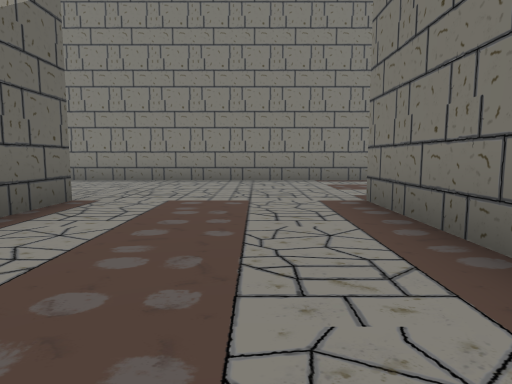
[1] (above)

24 first-person views from a walk through a scene from a Unity 3-D project. The camera is 0.59 m above the floor, tilts 6° down and sees 75° across. The floor is counted in squares, 1 m on a side. Each view is taken from the middle of a square. On the plan, view 1 faces up. The plan holds only what a view shows up to about 9 squares ahead; the rest is blank. The place goes on beyond the plan.

[2]
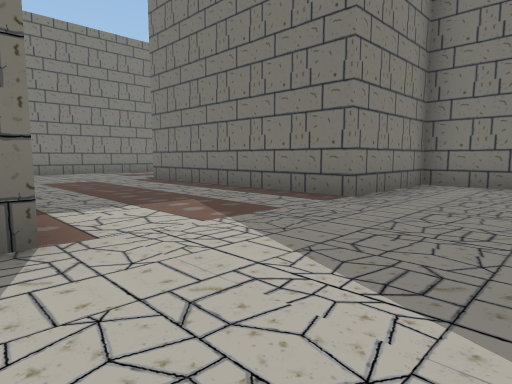

[3]
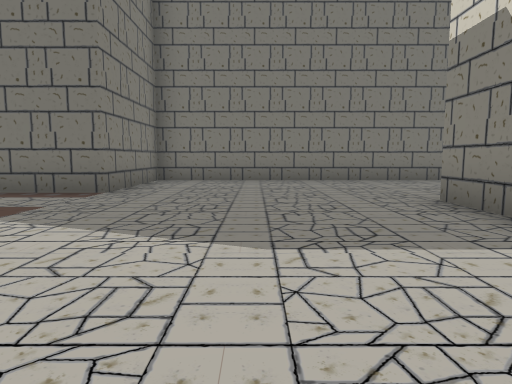

[4]
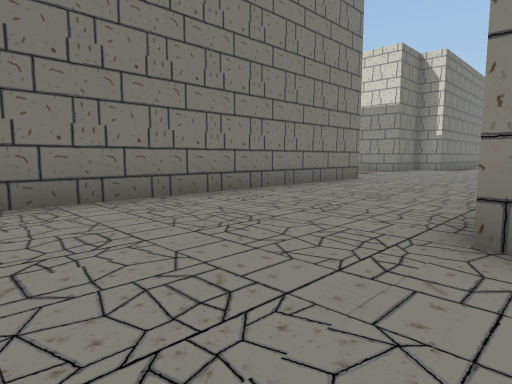

[5]
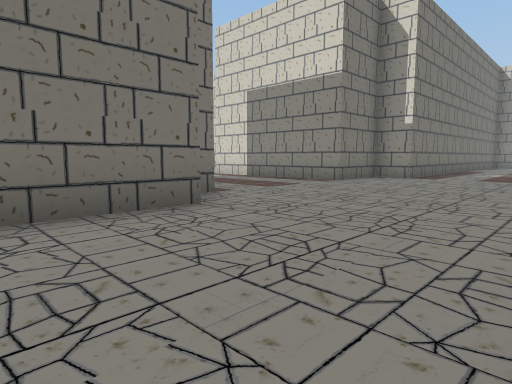

[6]
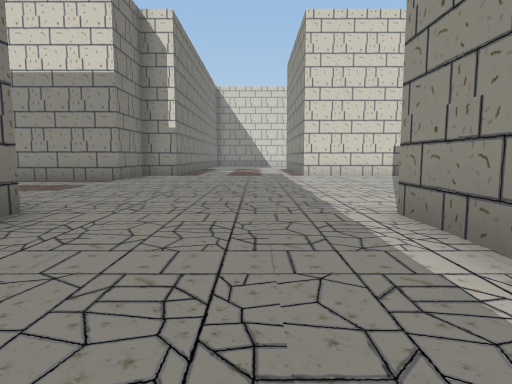

[7]
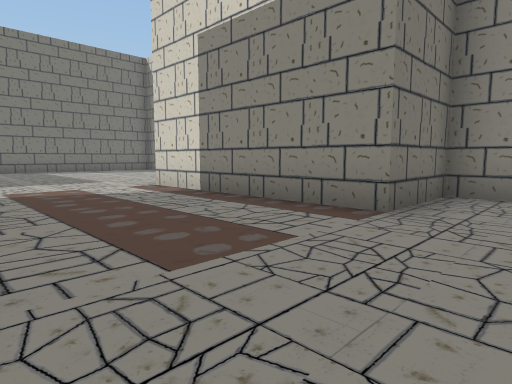

[8]
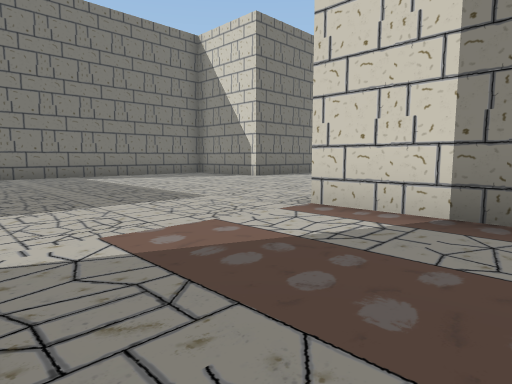

[9]
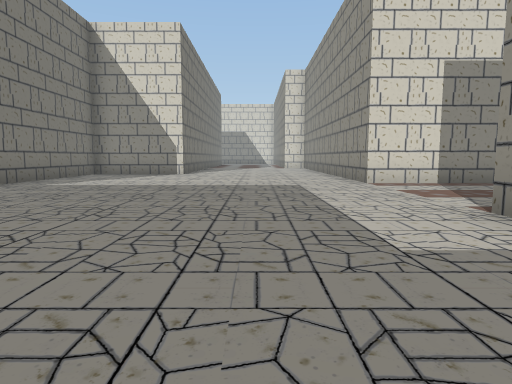

[10]
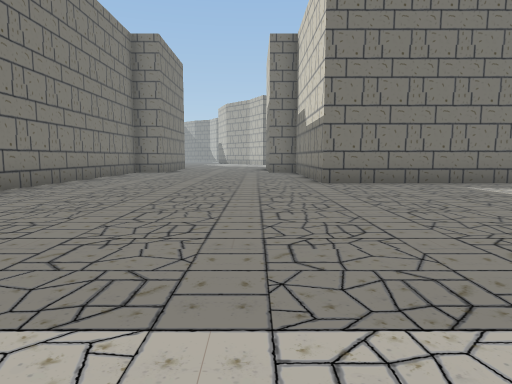

[11]
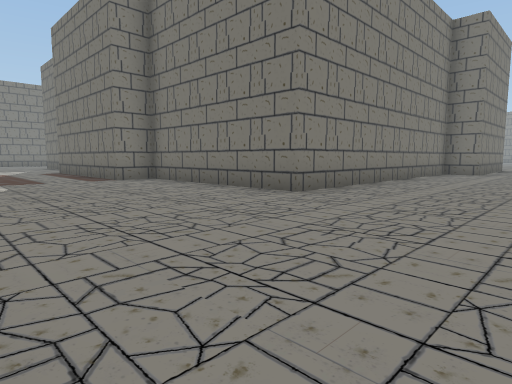

[12]
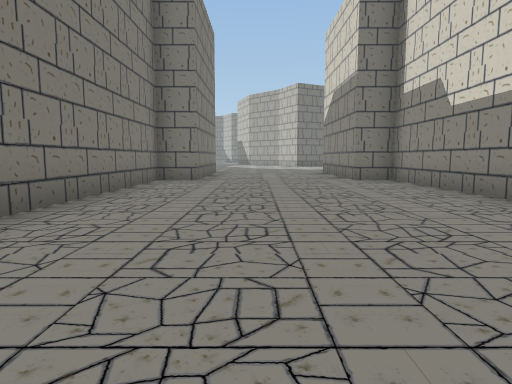

[13]
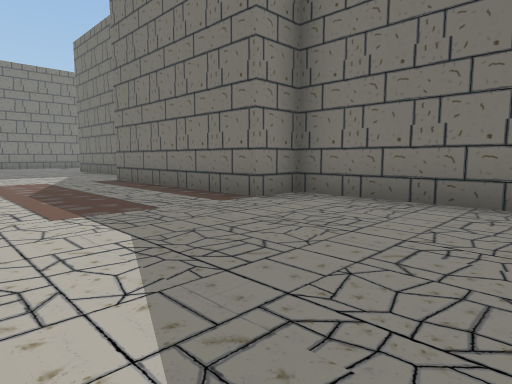

[14]
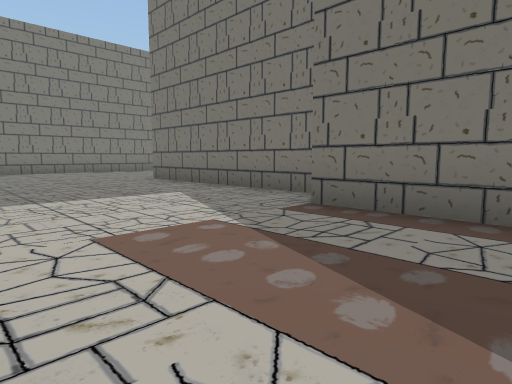

[15]
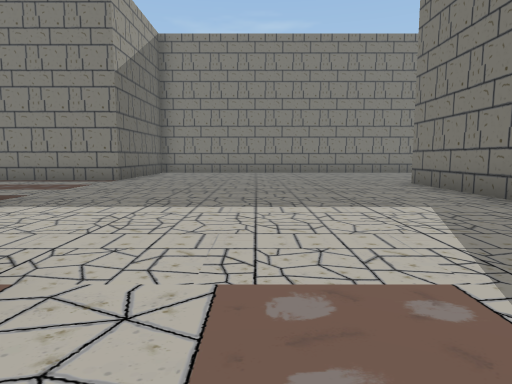

[16]
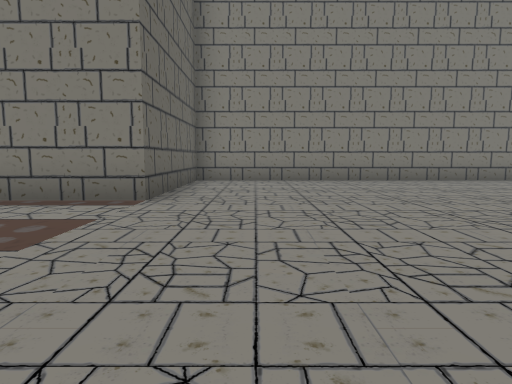

[17]
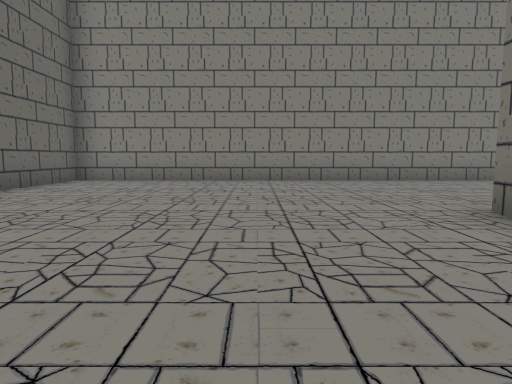

[18]
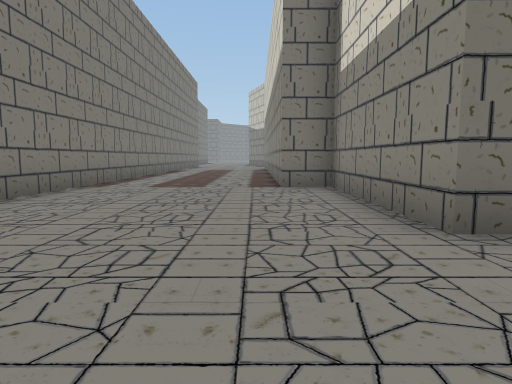

[19]
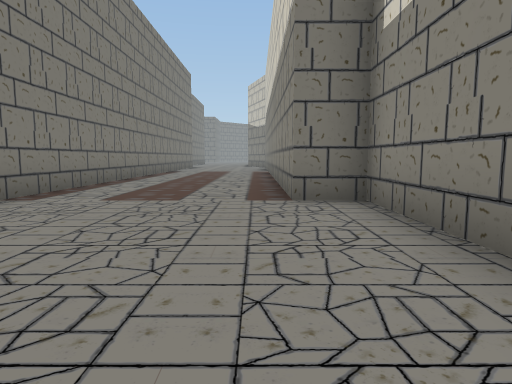

[20]
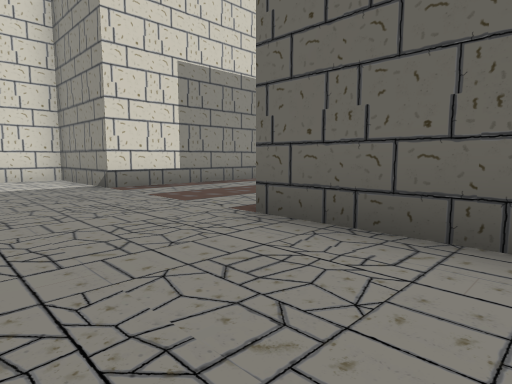

[21]
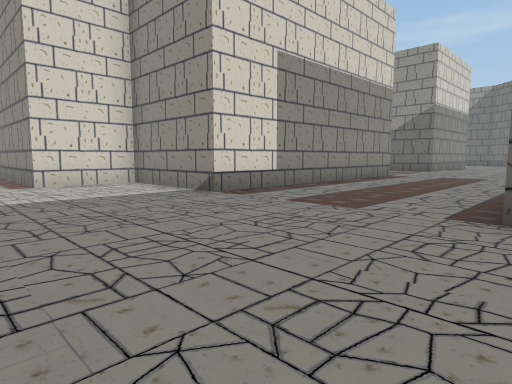

[22]
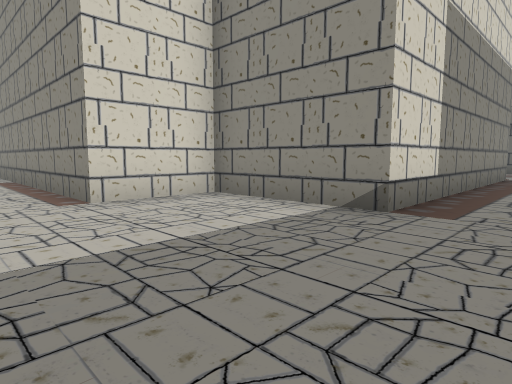

[23]
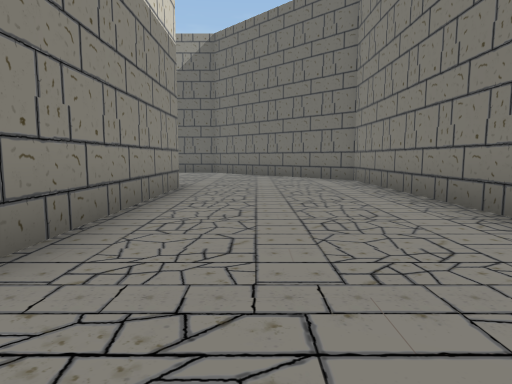

[24]
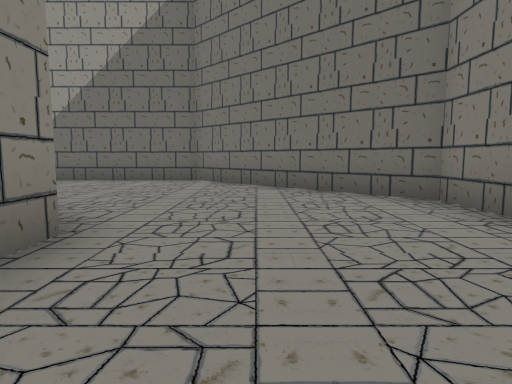

### Floor plan
Points are (right, up) in squares from view 1. A wall is a line through its corners. A room is listed if a view was taken in it or the views show most of it. See-through windows are left out.
Room 1 (views 1, 2, 3, 4, 5, 6, 7, 8, 9, 10, 11, 12, 13, 14, 15, 16, 17, 18, 19, 20, 21, 22, 23, 24)
walls: (-0.9, -6.5) (0.5, -6.5); (0.5, -10.9) (0.5, -12.5); (4.5, -12.6) (4.5, -1.5) (1.5, -1.5) (1.5, 4.5) (8.5, 4.5) (8.5, 1.5) (10.5, 1.5) (10.5, -5.2); (5.5, -13.6) (5.5, -13.1); (-2.5, 4.5) (-2.5, 3.1); (15.5, 2.1) (15.5, 7.5) (19.5, 7.5) (19.5, 8.5) (23.9, 8.5); (2.9, 8.5) (-9.5, 8.5) (-13.5, 4.5) (-13.5, 0.9); (5.5, -19.5) (5.5, -17.5) (10.5, -17.5) (10.5, -19.1); (-7.5, 4.5) (-2.9, 4.5); (18.5, -19.1) (18.5, -14.5) (23.5, -14.5) (23.5, -13.5) (24.1, -13.5); (24.1, -9.5) (23.5, -9.5) (23.5, -8.5) (15.5, -8.5) (15.5, -3.5) (14.5, -3.5) (14.5, 1.5); (24.1, 12.5) (8.5, 12.5) (8.5, 8.5) (5.5, 8.5)

Positions as (right, up) in squares from view 1, and headings:
1: (0, 0), facing up
2: (-3, -4), facing up-right
3: (-4, -4), facing right
4: (0, -4), facing down-right
5: (1, -10), facing down-right
6: (2, -9), facing down
7: (4, -14), facing down-right
8: (8, -14), facing down-right
9: (13, -10), facing down
10: (11, -13), facing right
11: (11, -12), facing up-right
12: (15, -11), facing right
13: (11, -7), facing up-right
14: (11, -1), facing up-right
15: (12, 0), facing up
16: (10, 4), facing up
17: (13, 4), facing up
18: (13, 9), facing right
19: (15, 9), facing right
20: (11, 11), facing down-left
21: (12, 9), facing down-left
22: (12, 6), facing down-left
23: (-1, 6), facing left
24: (-5, 6), facing left
